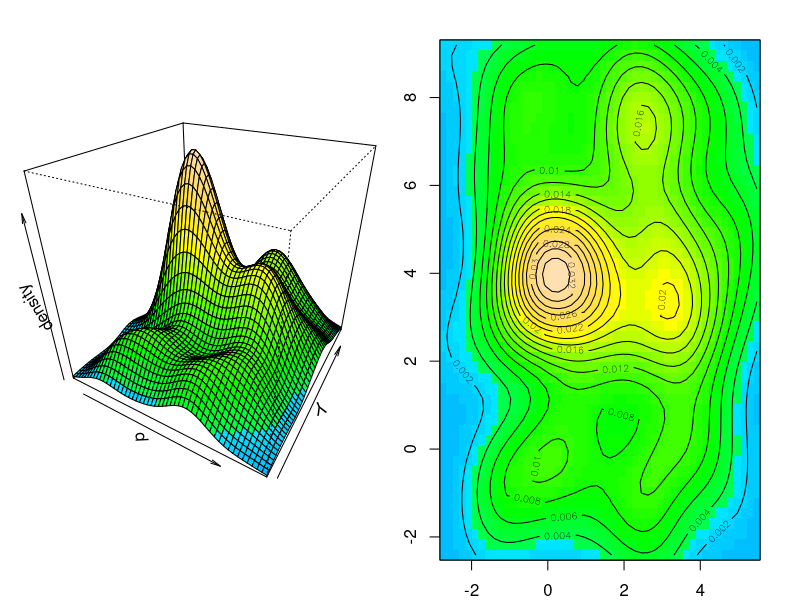

Generate this figure with R:
require(MASS)
set.seed(125)
x <- rnorm(150,mean=3*rbinom(150,prob=.5,size=1),sd=1)
y <- rnorm(150,mean=4*rbinom(150,prob=.5,size=2),sd=1)
d <- kde2d(x,y,n=50)

kde2dplot <- function(d,                # a 2d density computed by kde2D
                      ncol=50,          # the number of colors to use
                      zlim=c(0,max(z)), # limits in z coordinates
                      nlevels=20,       # see option nlevels in contour
		      theta=30,         # see option theta in persp
		      phi=30)           # see option phi in persp
		      {
z   <- d$z
nrz <- nrow(z)
ncz <- ncol(z)

couleurs  <- tail(topo.colors(trunc(1.4 * ncol)),ncol)
fcol      <- couleurs[trunc(z/zlim[2]*(ncol-1))+1]
dim(fcol) <- c(nrz,ncz)
fcol      <- fcol[-nrz,-ncz]

par(mfrow=c(1,2),mar=c(0.5,0.5,0.5,0.5))
persp(d,col=fcol,zlim=zlim,theta=theta,phi=phi,zlab="density")

par(mar=c(2,2,2,2))
image(d,col=couleurs)
contour(d,add=T,nlevels=nlevels)
box()
}

#png("graph_1.png",width=600,height=300)
kde2dplot(d)
#dev.off()
